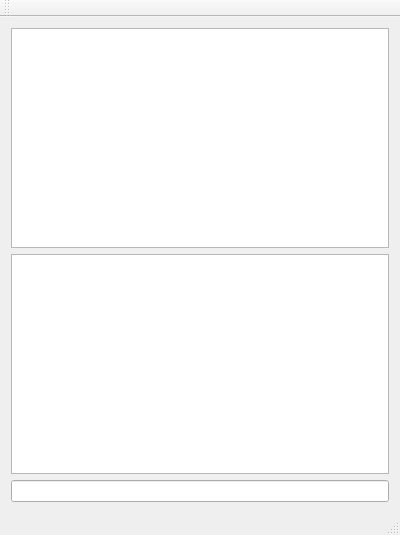
<?xml version="1.0" encoding="UTF-8"?>
<ui version="4.0">
 <class>MainWindow</class>
 <widget class="QMainWindow" name="MainWindow">
  <property name="geometry">
   <rect>
    <x>0</x>
    <y>0</y>
    <width>400</width>
    <height>535</height>
   </rect>
  </property>
  <property name="windowTitle">
   <string>MainWindow</string>
  </property>
  <widget class="QWidget" name="centralWidget">
   <layout class="QGridLayout" name="gridLayout">
    <item row="1" column="0">
     <widget class="QTextBrowser" name="textBrowser"/>
    </item>
    <item row="2" column="0">
     <widget class="QLineEdit" name="lineEdit"/>
    </item>
    <item row="0" column="0">
     <widget class="QTableView" name="tableView"/>
    </item>
   </layout>
  </widget>
  <widget class="QMenuBar" name="menuBar">
   <property name="geometry">
    <rect>
     <x>0</x>
     <y>0</y>
     <width>400</width>
     <height>24</height>
    </rect>
   </property>
  </widget>
  <widget class="QToolBar" name="mainToolBar">
   <attribute name="toolBarArea">
    <enum>TopToolBarArea</enum>
   </attribute>
   <attribute name="toolBarBreak">
    <bool>false</bool>
   </attribute>
  </widget>
  <widget class="QStatusBar" name="statusBar"/>
 </widget>
 <layoutdefault spacing="6" margin="11"/>
 <resources/>
 <connections/>
</ui>
